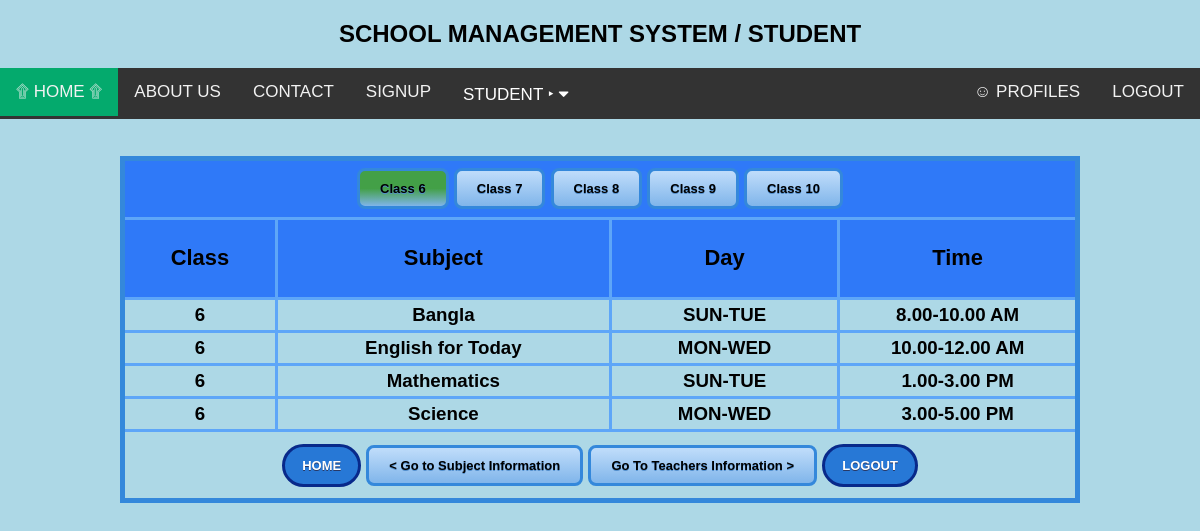
Page /views/6routine.php (signed in) on the committed database.
### tables this page shows
CREATE TABLE `allsubjects` (
  `id` int(10) NOT NULL,
  `class` int(10) NOT NULL,
  `subject` varchar(50) NOT NULL,
  `day` varchar(20) NOT NULL,
  `time` varchar(50) NOT NULL
);

### model/subjectsModel.php (called while the page is built, shortened)
<?php
	function getAll6Subjects(){
		$con = getConnection();
		$sql = "select * from allsubjects where class='6'";
		$result = mysqli_query($con, $sql);
		return $result;
	}
?>

### views/6routine.php (the view, shortened to what this page needs)
<?php
	if(isset($_COOKIE['flag'])){
		include('header.php');
		require_once('../model/subjectsModel.php');
	$result = getAll6Subjects();
?>
<!DOCTYPE html>
<html>
<head>
</head>
<body>
	<br>
	<h3><table border="5" align="center" width="80%" cellspacing="4" cellpadding="4" class="customTable">
		<thead>
	<tr height="60px" align="center">
		<td colspan="4">
			<a href="6routine.php" class="lightBlueButton6">Class 6</a>
			<a href="7routine.php" class="lightBlueButton">Class 7</a>
			<a href="8routine.php" class="lightBlueButton">Class 8</a>
			<a href="9routine.php" class="lightBlueButton">Class 9</a>
			<a href="10routine.php" class="lightBlueButton">Class 10</a>
		</td>
	</tr>
	<tr align="center">
		<td><h3>Class</h3></td>
		<td width="35%"><h3>Subject</h3></td>
		<td><h3>Day</h3></td>
		<td width="25%"><h3>Time</h3></td>
	</tr>
	</thead>
	<?php while($data =mysqli_fetch_assoc($result)){ ?>
				<tbody>
				<tr align="center">
					<td><?=$data['class']?></td>
					<td><?=$data['subject']?></td>
					<td><?=$data['day']?></td>
					<td><?=$data['time']?></td>
				</tr>
				</tbody>
		<?php } ?>
	<tr height="70px" align="center">
		<td colspan="5">
			<a href="home.php" class="darkBlueButton">HOME</a>
			<a href="subject-info.php" class="lightBlueButton">< Go to Subject Information </a>
			<a href="teachers-info.php" class="lightBlueButton"> Go To Teachers Information ></a>
			<a href="../controller/logout.php" class="darkBlueButtonRed">LOGOUT</a>
		</td>
	</tr>
	</table></h3>
</body>
</html>
<?php
 }else{
 	header('location: login.html');
 }
?>

### views/header.php (style rules this page uses)
body { margin:0;font-family:Arial }
body { background-color: lightblue; }

### views/6routine.php (style rules this page uses)
.lightBlueButton { box-shadow:inset 0px 0px 0px 0px #dcecfb; background:linear-gradient(to bottom, #bddbfa 5%, #80b5ea 100%); background-color:#bddbfa; border-radius:8px; border:3px solid #3488db; display:inline-block; cursor:pointer; color:#ffffff; font-family:Arial; color: black; font-size:13px; font-weight:bold; padding:10px 20px; text-decoration:none; text-shadow:0px 1px 0px #528ecc; }
.darkBlueButton { background-color:#2778d6; border-radius:30px; border:3px solid #08298a; display:inline-block; cursor:pointer; color:#ffffff; font-family:Arial; font-size:13px; padding:11px 17px; text-decoration:none; text-shadow:0px 1px 0px #283966; }
.lightBlueButton6 { box-shadow:inset 0px 0px 0px 0px #dcecfb; background:linear-gradient(to bottom, #43A047 50%, #80b5ea 100%); background-color:#43A047; border-radius:8px; border:3px solid #3488db; display:inline-block; cursor:pointer; color:#ffffff; font-family:Arial; color: black; font-size:13px; font-weight:bold; padding:10px 20px; text-decoration:none; text-shadow:0px 1px 0px #528ecc; }
.darkBlueButtonRed { background-color:#2778d6; border-radius:30px; border:3px solid #08298a; display:inline-block; cursor:pointer; color:#ffffff; font-family:Arial; font-size:13px; padding:11px 17px; text-decoration:none; text-shadow:0px 1px 0px #283966; }
table.customTable { border-collapse: collapse; border-width: 5px; border-color: #3488db; border-style: solid; color: #000000; }
table.customTable td, table.customTable th { border-width: 3px; border-color: #5EA6F8; border-style: solid; text-align: center; }
table.customTable thead { background-color: #2F79F8; }

### rows in the picture
allsubjects: class "6", subject "Bangla", day "SUN-TUE", time "8.00-10.00 AM"
allsubjects: class "6", subject "English for Today", day "MON-WED", time "10.00-12.00 AM"
allsubjects: class "6", subject "Mathematics", day "SUN-TUE", time "1.00-3.00 PM"
allsubjects: class "6", subject "Science", day "MON-WED", time "3.00-5.00 PM"
